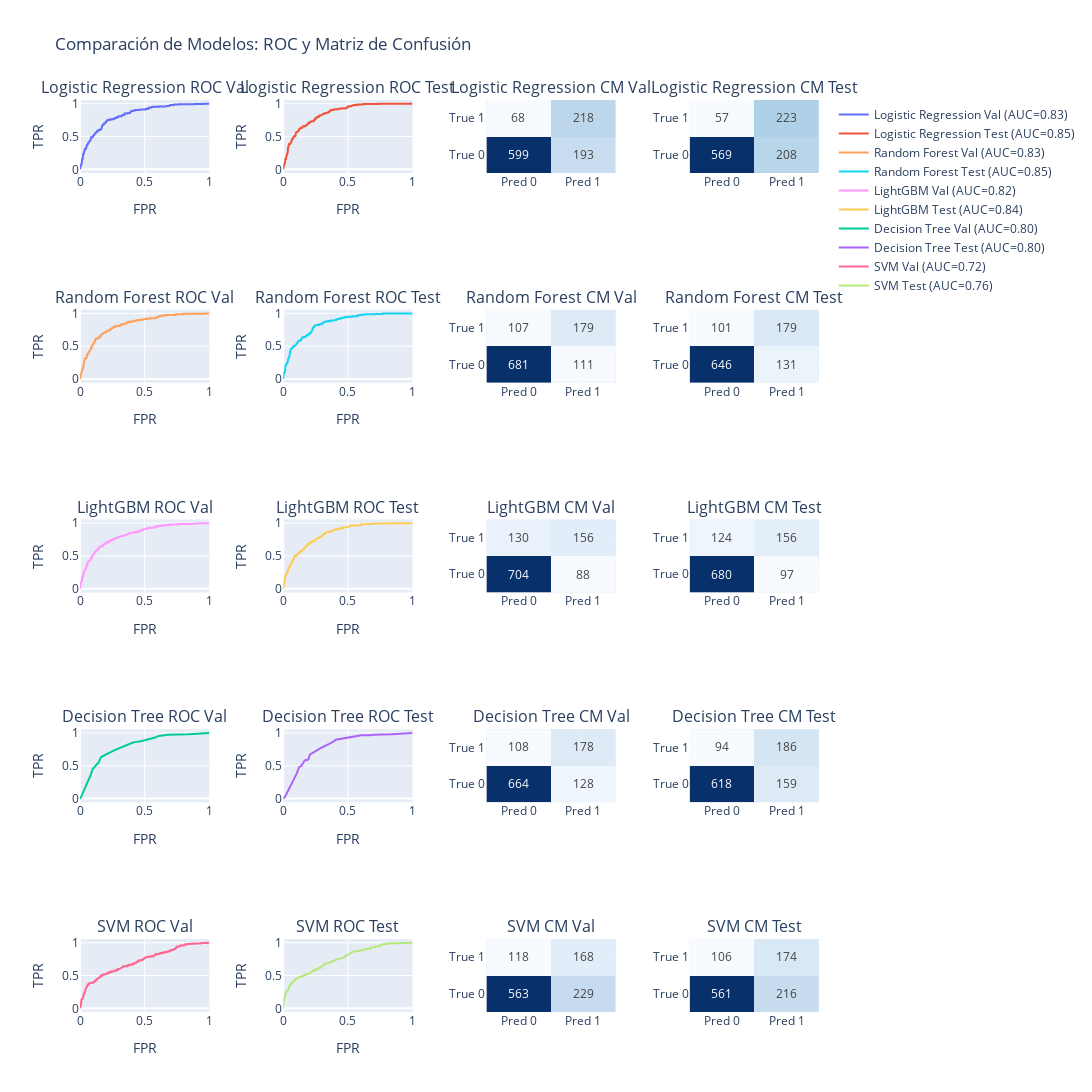

Write notebook code for a chart like this one.
### Code cell
plot_model_comparison(
    models_pipes,
    X_val, y_val,
    X_test, y_test
    )

### Figure 1 — Plotly figure (JSON) as saved in the notebook; plotly's stock layout.template omitted (floating-point values rounded to 4 significant figures; data arrays with more than 128 entries replaced by an {"elided": "..."} marker saying what was removed)
{"data": [{"mode": "lines", "name": "Logistic Regression Val (AUC=0.83)", "type": "scatter", "x": {"elided": "314 float values"}, "xaxis": "x", "y": {"elided": "314 float values"}, "yaxis": "y"}, {"mode": "lines", "name": "Logistic Regression Test (AUC=0.85)", "type": "scatter", "x": {"elided": "284 float values"}, "xaxis": "x2", "y": {"elided": "284 float values"}, "yaxis": "y2"}, {"colorscale": [[0, "rgb(247,251,255)"], [0.125, "rgb(222,235,247)"], [0.25, "rgb(198,219,239)"], [0.375, "rgb(158,202,225)"], [0.5, "rgb(107,174,214)"], [0.625, "rgb(66,146,198)"], [0.75, "rgb(33,113,181)"], [0.875, "rgb(8,81,156)"], [1, "rgb(8,48,107)"]], "showscale": false, "text": [[599, 193], [68, 218]], "texttemplate": "%{text}", "type": "heatmap", "x": ["Pred 0", "Pred 1"], "xaxis": "x3", "y": ["True 0", "True 1"], "yaxis": "y3", "z": [[599, 193], [68, 218]]}, {"colorscale": [[0, "rgb(247,251,255)"], [0.125, "rgb(222,235,247)"], [0.25, "rgb(198,219,239)"], [0.375, "rgb(158,202,225)"], [0.5, "rgb(107,174,214)"], [0.625, "rgb(66,146,198)"], [0.75, "rgb(33,113,181)"], [0.875, "rgb(8,81,156)"], [1, "rgb(8,48,107)"]], "showscale": false, "text": [[569, 208], [57, 223]], "texttemplate": "%{text}", "type": "heatmap", "x": ["Pred 0", "Pred 1"], "xaxis": "x4", "y": ["True 0", "True 1"], "yaxis": "y4", "z": [[569, 208], [57, 223]]}, {"mode": "lines", "name": "Random Forest Val (AUC=0.83)", "type": "scatter", "x": {"elided": "314 float values"}, "xaxis": "x5", "y": {"elided": "314 float values"}, "yaxis": "y5"}, {"mode": "lines", "name": "Random Forest Test (AUC=0.85)", "type": "scatter", "x": {"elided": "289 float values"}, "xaxis": "x6", "y": {"elided": "289 float values"}, "yaxis": "y6"}, {"colorscale": [[0, "rgb(247,251,255)"], [0.125, "rgb(222,235,247)"], [0.25, "rgb(198,219,239)"], [0.375, "rgb(158,202,225)"], [0.5, "rgb(107,174,214)"], [0.625, "rgb(66,146,198)"], [0.75, "rgb(33,113,181)"], [0.875, "rgb(8,81,156)"], [1, "rgb(8,48,107)"]], "showscale": false, "text": [[681, 111], [107, 179]], "texttemplate": "%{text}", "type": "heatmap", "x": ["Pred 0", "Pred 1"], "xaxis": "x7", "y": ["True 0", "True 1"], "yaxis": "y7", "z": [[681, 111], [107, 179]]}, {"colorscale": [[0, "rgb(247,251,255)"], [0.125, "rgb(222,235,247)"], [0.25, "rgb(198,219,239)"], [0.375, "rgb(158,202,225)"], [0.5, "rgb(107,174,214)"], [0.625, "rgb(66,146,198)"], [0.75, "rgb(33,113,181)"], [0.875, "rgb(8,81,156)"], [1, "rgb(8,48,107)"]], "showscale": false, "text": [[646, 131], [101, 179]], "texttemplate": "%{text}", "type": "heatmap", "x": ["Pred 0", "Pred 1"], "xaxis": "x8", "y": ["True 0", "True 1"], "yaxis": "y8", "z": [[646, 131], [101, 179]]}, {"mode": "lines", "name": "LightGBM Val (AUC=0.82)", "type": "scatter", "x": {"elided": "310 float values"}, "xaxis": "x9", "y": {"elided": "310 float values"}, "yaxis": "y9"}, {"mode": "lines", "name": "LightGBM Test (AUC=0.84)", "type": "scatter", "x": {"elided": "307 float values"}, "xaxis": "x10", "y": {"elided": "307 float values"}, "yaxis": "y10"}, {"colorscale": [[0, "rgb(247,251,255)"], [0.125, "rgb(222,235,247)"], [0.25, "rgb(198,219,239)"], [0.375, "rgb(158,202,225)"], [0.5, "rgb(107,174,214)"], [0.625, "rgb(66,146,198)"], [0.75, "rgb(33,113,181)"], [0.875, "rgb(8,81,156)"], [1, "rgb(8,48,107)"]], "showscale": false, "text": [[704, 88], [130, 156]], "texttemplate": "%{text}", "type": "heatmap", "x": ["Pred 0", "Pred 1"], "xaxis": "x11", "y": ["True 0", "True 1"], "yaxis": "y11", "z": [[704, 88], [130, 156]]}, {"colorscale": [[0, "rgb(247,251,255)"], [0.125, "rgb(222,235,247)"], [0.25, "rgb(198,219,239)"], [0.375, "rgb(158,202,225)"], [0.5, "rgb(107,174,214)"], [0.625, "rgb(66,146,198)"], [0.75, "rgb(33,113,181)"], [0.875, "rgb(8,81,156)"], [1, "rgb(8,48,107)"]], "showscale": false, "text": [[680, 97], [124, 156]], "texttemplate": "%{text}", "type": "heatmap", "x": ["Pred 0", "Pred 1"], "xaxis": "x12", "y": ["True 0", "True 1"], "yaxis": "y12", "z": [[680, 97], [124, 156]]}, {"mode": "lines", "name": "Decision Tree Val (AUC=0.80)", "type": "scatter", "x": [0.0, 0.005051, 0.08207, 0.09343, 0.09596, 0.09975, 0.1023, 0.1073, 0.1326, 0.1376, 0.1465, 0.1616, 0.1629, 0.2639, 0.3359, 0.3434, 0.3598, 0.3649, 0.3813, 0.3914, 0.4003, 0.423, 0.4558, 0.471, 0.553, 0.5669, 0.5669, 0.572, 0.5745, 0.5871, 0.5909, 0.6098, 0.6654, 0.6793, 0.8409, 1.0], "xaxis": "x13", "y": [0.0, 0.01049, 0.3566, 0.4441, 0.4476, 0.458, 0.458, 0.465, 0.5315, 0.5315, 0.5629, 0.6224, 0.6329, 0.7343, 0.7937, 0.8007, 0.8217, 0.8217, 0.8287, 0.8392, 0.8462, 0.8601, 0.8706, 0.8741, 0.9161, 0.9196, 0.9266, 0.9301, 0.9301, 0.9336, 0.9406, 0.9545, 0.9685, 0.972, 0.979, 1.0], "yaxis": "y13"}, {"mode": "lines", "name": "Decision Tree Test (AUC=0.80)", "type": "scatter", "x": [0.0, 0.0, 0.01158, 0.103, 0.1236, 0.1326, 0.139, 0.1416, 0.1673, 0.1802, 0.1956, 0.2046, 0.2072, 0.2857, 0.3591, 0.3707, 0.3951, 0.3964, 0.4054, 0.4157, 0.4196, 0.4582, 0.471, 0.5418, 0.5495, 0.5534, 0.5598, 0.5624, 0.5766, 0.583, 0.6036, 0.6718, 0.695, 0.8366, 1.0], "xaxis": "x14", "y": [0.0, 0.003571, 0.01786, 0.375, 0.4821, 0.4821, 0.4929, 0.5036, 0.5857, 0.5857, 0.6, 0.6643, 0.6714, 0.7643, 0.8321, 0.85, 0.8786, 0.8786, 0.8964, 0.9, 0.9, 0.9214, 0.925, 0.95, 0.9536, 0.9536, 0.9571, 0.9571, 0.9571, 0.9571, 0.9643, 0.9643, 0.9714, 0.9786, 1.0], "yaxis": "y14"}, {"colorscale": [[0, "rgb(247,251,255)"], [0.125, "rgb(222,235,247)"], [0.25, "rgb(198,219,239)"], [0.375, "rgb(158,202,225)"], [0.5, "rgb(107,174,214)"], [0.625, "rgb(66,146,198)"], [0.75, "rgb(33,113,181)"], [0.875, "rgb(8,81,156)"], [1, "rgb(8,48,107)"]], "showscale": false, "text": [[664, 128], [108, 178]], "texttemplate": "%{text}", "type": "heatmap", "x": ["Pred 0", "Pred 1"], "xaxis": "x15", "y": ["True 0", "True 1"], "yaxis": "y15", "z": [[664, 128], [108, 178]]}, {"colorscale": [[0, "rgb(247,251,255)"], [0.125, "rgb(222,235,247)"], [0.25, "rgb(198,219,239)"], [0.375, "rgb(158,202,225)"], [0.5, "rgb(107,174,214)"], [0.625, "rgb(66,146,198)"], [0.75, "rgb(33,113,181)"], [0.875, "rgb(8,81,156)"], [1, "rgb(8,48,107)"]], "showscale": false, "text": [[618, 159], [94, 186]], "texttemplate": "%{text}", "type": "heatmap", "x": ["Pred 0", "Pred 1"], "xaxis": "x16", "y": ["True 0", "True 1"], "yaxis": "y16", "z": [[618, 159], [94, 186]]}, {"mode": "lines", "name": "SVM Val (AUC=0.72)", "type": "scatter", "x": {"elided": "343 float values"}, "xaxis": "x17", "y": {"elided": "343 float values"}, "yaxis": "y17"}, {"mode": "lines", "name": "SVM Test (AUC=0.76)", "type": "scatter", "x": {"elided": "340 float values"}, "xaxis": "x18", "y": {"elided": "340 float values"}, "yaxis": "y18"}, {"colorscale": [[0, "rgb(247,251,255)"], [0.125, "rgb(222,235,247)"], [0.25, "rgb(198,219,239)"], [0.375, "rgb(158,202,225)"], [0.5, "rgb(107,174,214)"], [0.625, "rgb(66,146,198)"], [0.75, "rgb(33,113,181)"], [0.875, "rgb(8,81,156)"], [1, "rgb(8,48,107)"]], "showscale": false, "text": [[563, 229], [118, 168]], "texttemplate": "%{text}", "type": "heatmap", "x": ["Pred 0", "Pred 1"], "xaxis": "x19", "y": ["True 0", "True 1"], "yaxis": "y19", "z": [[563, 229], [118, 168]]}, {"colorscale": [[0, "rgb(247,251,255)"], [0.125, "rgb(222,235,247)"], [0.25, "rgb(198,219,239)"], [0.375, "rgb(158,202,225)"], [0.5, "rgb(107,174,214)"], [0.625, "rgb(66,146,198)"], [0.75, "rgb(33,113,181)"], [0.875, "rgb(8,81,156)"], [1, "rgb(8,48,107)"]], "showscale": false, "text": [[561, 216], [106, 174]], "texttemplate": "%{text}", "type": "heatmap", "x": ["Pred 0", "Pred 1"], "xaxis": "x20", "y": ["True 0", "True 1"], "yaxis": "y20", "z": [[561, 216], [106, 174]]}], "layout": {"annotations": [{"font": {"size": 16}, "showarrow": false, "text": "Logistic Regression ROC Val", "x": 0.0875, "xanchor": "center", "xref": "paper", "y": 1.0, "yanchor": "bottom", "yref": "paper"}, {"font": {"size": 16}, "showarrow": false, "text": "Logistic Regression ROC Test", "x": 0.3625, "xanchor": "center", "xref": "paper", "y": 1.0, "yanchor": "bottom", "yref": "paper"}, {"font": {"size": 16}, "showarrow": false, "text": "Logistic Regression CM Val", "x": 0.6375, "xanchor": "center", "xref": "paper", "y": 1.0, "yanchor": "bottom", "yref": "paper"}, {"font": {"size": 16}, "showarrow": false, "text": "Logistic Regression CM Test", "x": 0.9125, "xanchor": "center", "xref": "paper", "y": 1.0, "yanchor": "bottom", "yref": "paper"}, {"font": {"size": 16}, "showarrow": false, "text": "Random Forest ROC Val", "x": 0.0875, "xanchor": "center", "xref": "paper", "y": 0.77, "yanchor": "bottom", "yref": "paper"}, {"font": {"size": 16}, "showarrow": false, "text": "Random Forest ROC Test", "x": 0.3625, "xanchor": "center", "xref": "paper", "y": 0.77, "yanchor": "bottom", "yref": "paper"}, {"font": {"size": 16}, "showarrow": false, "text": "Random Forest CM Val", "x": 0.6375, "xanchor": "center", "xref": "paper", "y": 0.77, "yanchor": "bottom", "yref": "paper"}, {"font": {"size": 16}, "showarrow": false, "text": "Random Forest CM Test", "x": 0.9125, "xanchor": "center", "xref": "paper", "y": 0.77, "yanchor": "bottom", "yref": "paper"}, {"font": {"size": 16}, "showarrow": false, "text": "LightGBM ROC Val", "x": 0.0875, "xanchor": "center", "xref": "paper", "y": 0.54, "yanchor": "bottom", "yref": "paper"}, {"font": {"size": 16}, "showarrow": false, "text": "LightGBM ROC Test", "x": 0.3625, "xanchor": "center", "xref": "paper", "y": 0.54, "yanchor": "bottom", "yref": "paper"}, {"font": {"size": 16}, "showarrow": false, "text": "LightGBM CM Val", "x": 0.6375, "xanchor": "center", "xref": "paper", "y": 0.54, "yanchor": "bottom", "yref": "paper"}, {"font": {"size": 16}, "showarrow": false, "text": "LightGBM CM Test", "x": 0.9125, "xanchor": "center", "xref": "paper", "y": 0.54, "yanchor": "bottom", "yref": "paper"}, {"font": {"size": 16}, "showarrow": false, "text": "Decision Tree ROC Val", "x": 0.0875, "xanchor": "center", "xref": "paper", "y": 0.31, "yanchor": "bottom", "yref": "paper"}, {"font": {"size": 16}, "showarrow": false, "text": "Decision Tree ROC Test", "x": 0.3625, "xanchor": "center", "xref": "paper", "y": 0.31, "yanchor": "bottom", "yref": "paper"}, {"font": {"size": 16}, "showarrow": false, "text": "Decision Tree CM Val", "x": 0.6375, "xanchor": "center", "xref": "paper", "y": 0.31, "yanchor": "bottom", "yref": "paper"}, {"font": {"size": 16}, "showarrow": false, "text": "Decision Tree CM Test", "x": 0.9125, "xanchor": "center", "xref": "paper", "y": 0.31, "yanchor": "bottom", "yref": "paper"}, {"font": {"size": 16}, "showarrow": false, "text": "SVM ROC Val", "x": 0.0875, "xanchor": "center", "xref": "paper", "y": 0.08, "yanchor": "bottom", "yref": "paper"}, {"font": {"size": 16}, "showarrow": false, "text": "SVM ROC Test", "x": 0.3625, "xanchor": "center", "xref": "paper", "y": 0.08, "yanchor": "bottom", "yref": "paper"}, {"font": {"size": 16}, "showarrow": false, "text": "SVM CM Val", "x": 0.6375, "xanchor": "center", "xref": "paper", "y": 0.08, "yanchor": "bottom", "yref": "paper"}, {"font": {"size": 16}, "showarrow": false, "text": "SVM CM Test", "x": 0.9125, "xanchor": "center", "xref": "paper", "y": 0.08, "yanchor": "bottom", "yref": "paper"}], "height": 1500, "title": {"text": "Comparación de Modelos: ROC y Matriz de Confusión"}, "width": 1400, "xaxis": {"anchor": "y", "domain": [0, 0.175], "title": {"text": "FPR"}}, "xaxis10": {"anchor": "y10", "domain": [0.275, 0.45], "title": {"text": "FPR"}}, "xaxis11": {"anchor": "y11", "domain": [0.55, 0.725]}, "xaxis12": {"anchor": "y12", "domain": [0.825, 1]}, "xaxis13": {"anchor": "y13", "domain": [0, 0.175], "title": {"text": "FPR"}}, "xaxis14": {"anchor": "y14", "domain": [0.275, 0.45], "title": {"text": "FPR"}}, "xaxis15": {"anchor": "y15", "domain": [0.55, 0.725]}, "xaxis16": {"anchor": "y16", "domain": [0.825, 1]}, "xaxis17": {"anchor": "y17", "domain": [0, 0.175], "title": {"text": "FPR"}}, "xaxis18": {"anchor": "y18", "domain": [0.275, 0.45], "title": {"text": "FPR"}}, "xaxis19": {"anchor": "y19", "domain": [0.55, 0.725]}, "xaxis2": {"anchor": "y2", "domain": [0.275, 0.45], "title": {"text": "FPR"}}, "xaxis20": {"anchor": "y20", "domain": [0.825, 1]}, "xaxis3": {"anchor": "y3", "domain": [0.55, 0.725]}, "xaxis4": {"anchor": "y4", "domain": [0.825, 1]}, "xaxis5": {"anchor": "y5", "domain": [0, 0.175], "title": {"text": "FPR"}}, "xaxis6": {"anchor": "y6", "domain": [0.275, 0.45], "title": {"text": "FPR"}}, "xaxis7": {"anchor": "y7", "domain": [0.55, 0.725]}, "xaxis8": {"anchor": "y8", "domain": [0.825, 1]}, "xaxis9": {"anchor": "y9", "domain": [0, 0.175], "title": {"text": "FPR"}}, "yaxis": {"anchor": "x", "domain": [0.92, 1.0], "title": {"text": "TPR"}}, "yaxis10": {"anchor": "x10", "domain": [0.46, 0.54], "title": {"text": "TPR"}}, "yaxis11": {"anchor": "x11", "domain": [0.46, 0.54]}, "yaxis12": {"anchor": "x12", "domain": [0.46, 0.54]}, "yaxis13": {"anchor": "x13", "domain": [0.23, 0.31], "title": {"text": "TPR"}}, "yaxis14": {"anchor": "x14", "domain": [0.23, 0.31], "title": {"text": "TPR"}}, "yaxis15": {"anchor": "x15", "domain": [0.23, 0.31]}, "yaxis16": {"anchor": "x16", "domain": [0.23, 0.31]}, "yaxis17": {"anchor": "x17", "domain": [0, 0.08], "title": {"text": "TPR"}}, "yaxis18": {"anchor": "x18", "domain": [0, 0.08], "title": {"text": "TPR"}}, "yaxis19": {"anchor": "x19", "domain": [0, 0.08]}, "yaxis2": {"anchor": "x2", "domain": [0.92, 1.0], "title": {"text": "TPR"}}, "yaxis20": {"anchor": "x20", "domain": [0, 0.08]}, "yaxis3": {"anchor": "x3", "domain": [0.92, 1.0]}, "yaxis4": {"anchor": "x4", "domain": [0.92, 1.0]}, "yaxis5": {"anchor": "x5", "domain": [0.69, 0.77], "title": {"text": "TPR"}}, "yaxis6": {"anchor": "x6", "domain": [0.69, 0.77], "title": {"text": "TPR"}}, "yaxis7": {"anchor": "x7", "domain": [0.69, 0.77]}, "yaxis8": {"anchor": "x8", "domain": [0.69, 0.77]}, "yaxis9": {"anchor": "x9", "domain": [0.46, 0.54], "title": {"text": "TPR"}}}}
